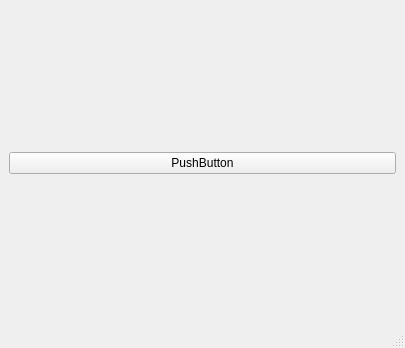
<?xml version="1.0" encoding="UTF-8"?>
<ui version="4.0">
 <class>MainWindow</class>
 <widget class="QMainWindow" name="MainWindow">
  <property name="geometry">
   <rect>
    <x>0</x>
    <y>0</y>
    <width>405</width>
    <height>348</height>
   </rect>
  </property>
  <property name="windowTitle">
   <string>MainWindow</string>
  </property>
  <widget class="QWidget" name="centralwidget">
   <layout class="QGridLayout" name="gridLayout">
    <item row="0" column="0">
     <layout class="QVBoxLayout" name="boilerVerticalLayout">
      <item>
       <widget class="QPushButton" name="boilerPushButton">
        <property name="text">
         <string>PushButton</string>
        </property>
       </widget>
      </item>
     </layout>
    </item>
   </layout>
  </widget>
  <widget class="QStatusBar" name="statusbar"/>
 </widget>
 <resources/>
 <connections/>
</ui>
